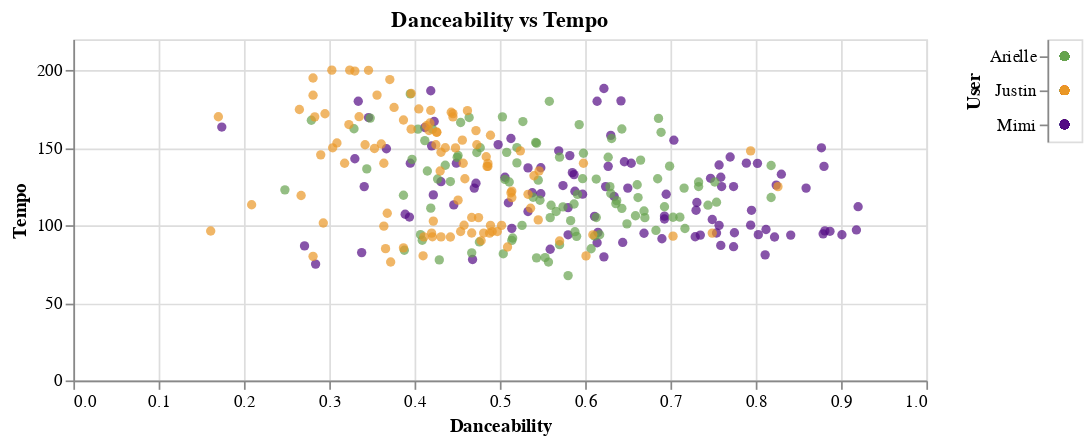

This figure's notebook cell:
### Code cell
interact_1

### Figure 1 — Vega-Lite specification as saved in the notebook (floating-point values rounded to 4 significant figures; data arrays with more than 128 entries replaced by an {"elided": "..."} marker saying what was removed)
{"config": {"view": {"continuousWidth": 300, "continuousHeight": 300}}, "hconcat": [{"mark": {"type": "circle"}, "encoding": {"color": {"condition": {"param": "param_1", "field": "user", "legend": null, "scale": {"domain": ["Arielle", "Mimi", "Justin"], "range": ["#67a34f", "#540b84", "#ea9726"]}, "type": "nominal"}, "value": "lightgrey"}, "tooltip": [{"field": "user", "type": "nominal"}, {"field": "track_name", "type": "nominal"}, {"field": "tempo", "type": "quantitative"}, {"field": "danceability", "type": "quantitative"}, {"field": "artist_name", "type": "nominal"}], "x": {"field": "danceability", "title": "Danceability", "type": "quantitative"}, "y": {"field": "tempo", "title": "Tempo", "type": "quantitative"}}, "height": 200, "name": "view_1", "title": "Danceability vs Tempo", "width": 500}, {"mark": {"type": "circle"}, "encoding": {"color": {"field": "user", "legend": null, "scale": {"domain": ["Arielle", "Mimi", "Justin"], "range": ["#67a34f", "#540b84", "#ea9726"]}, "type": "nominal"}, "y": {"field": "user", "title": "User", "type": "nominal"}}, "name": "view_2"}], "data": {"name": "data-fc2d202acf34c79a57335987cee32eff"}, "params": [{"name": "param_1", "select": {"type": "point", "fields": ["user"]}, "views": ["view_1", "view_2"]}], "$schema": "https://vega.github.io/schema/vega-lite/v5.16.3.json", "datasets": {"data-fc2d202acf34c79a57335987cee32eff": {"elided": "300 records"}}}
